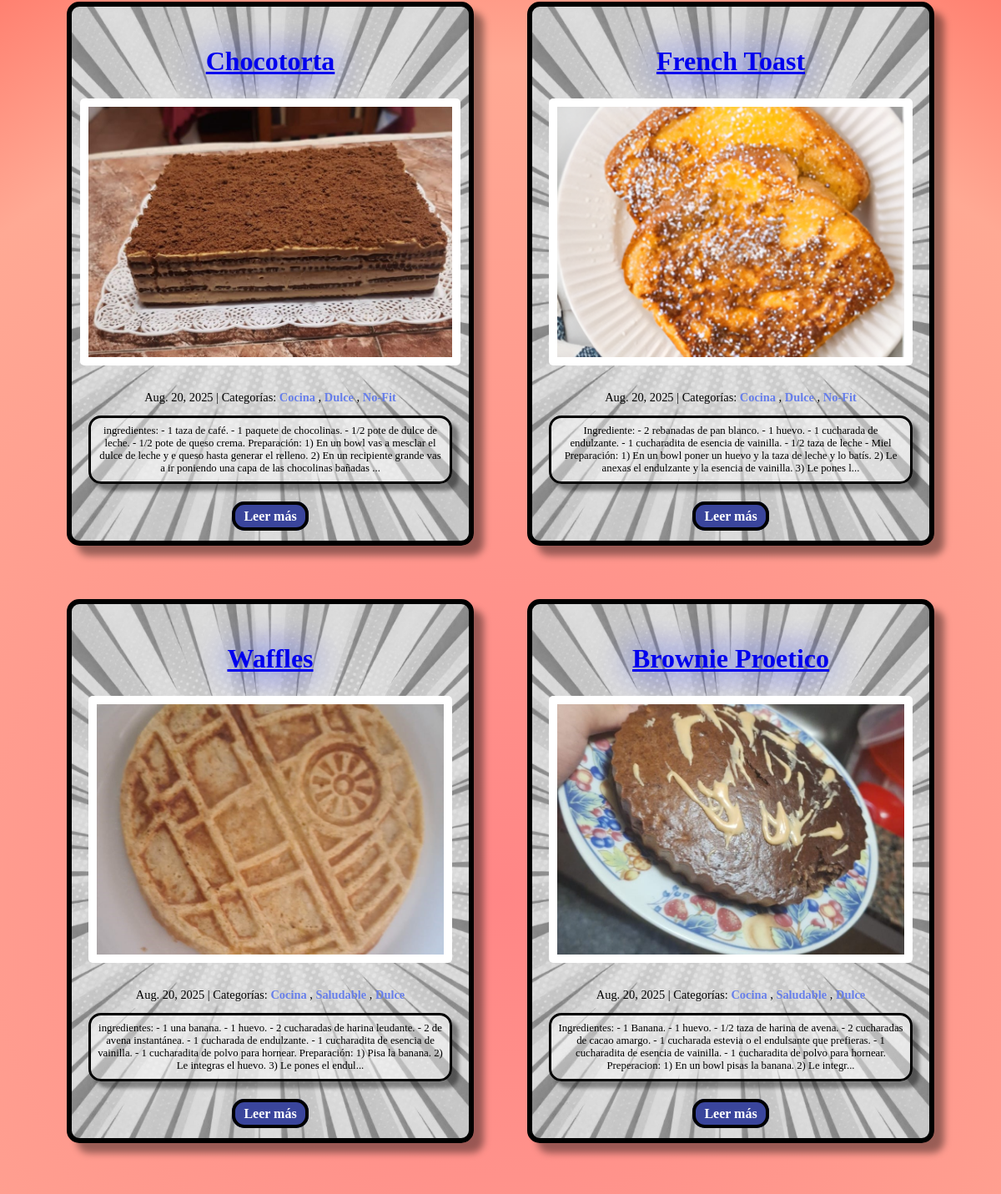
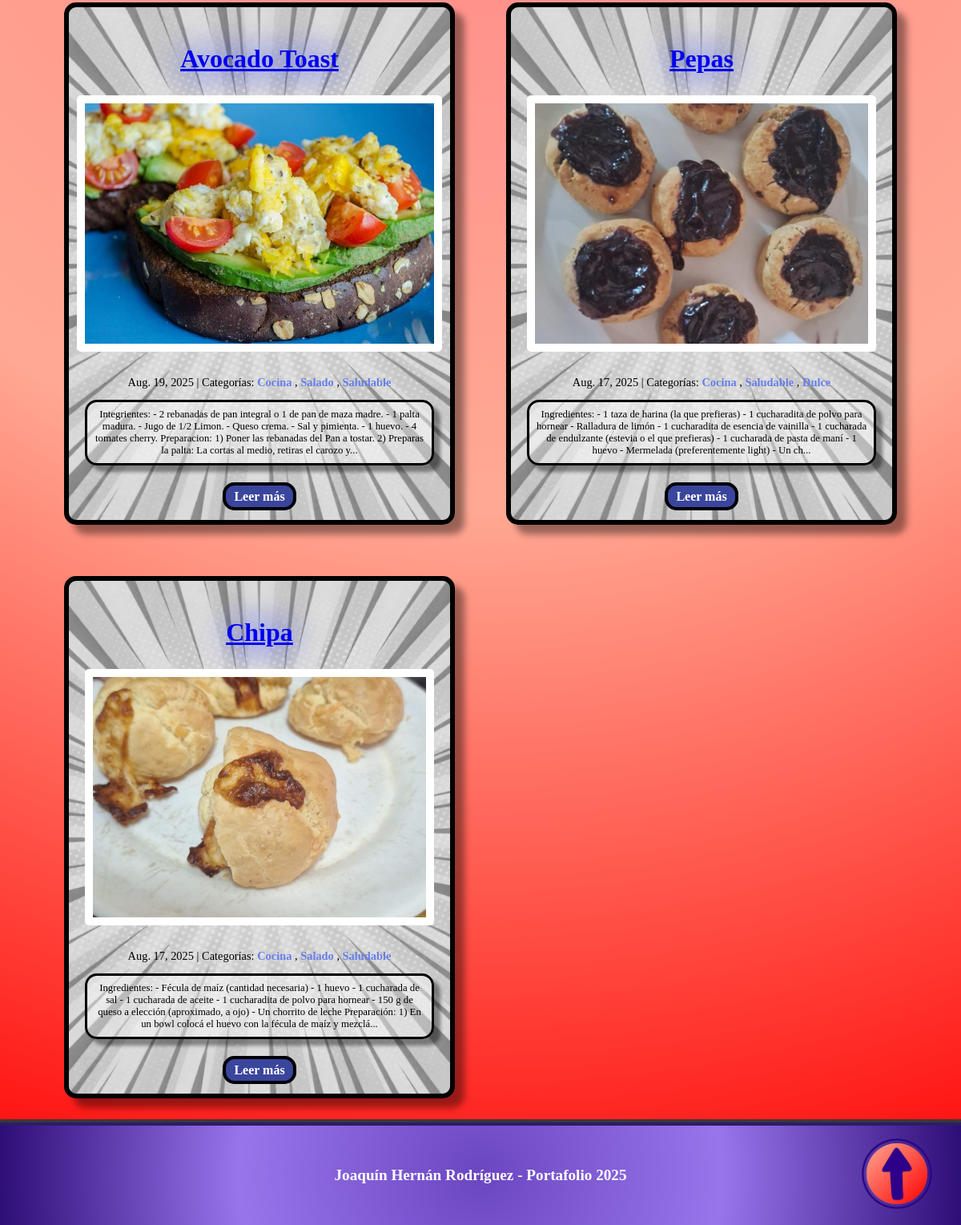
Before: /blog/category/Cocina/ (lower part) with the older database file (2 pictures, top to bottom).
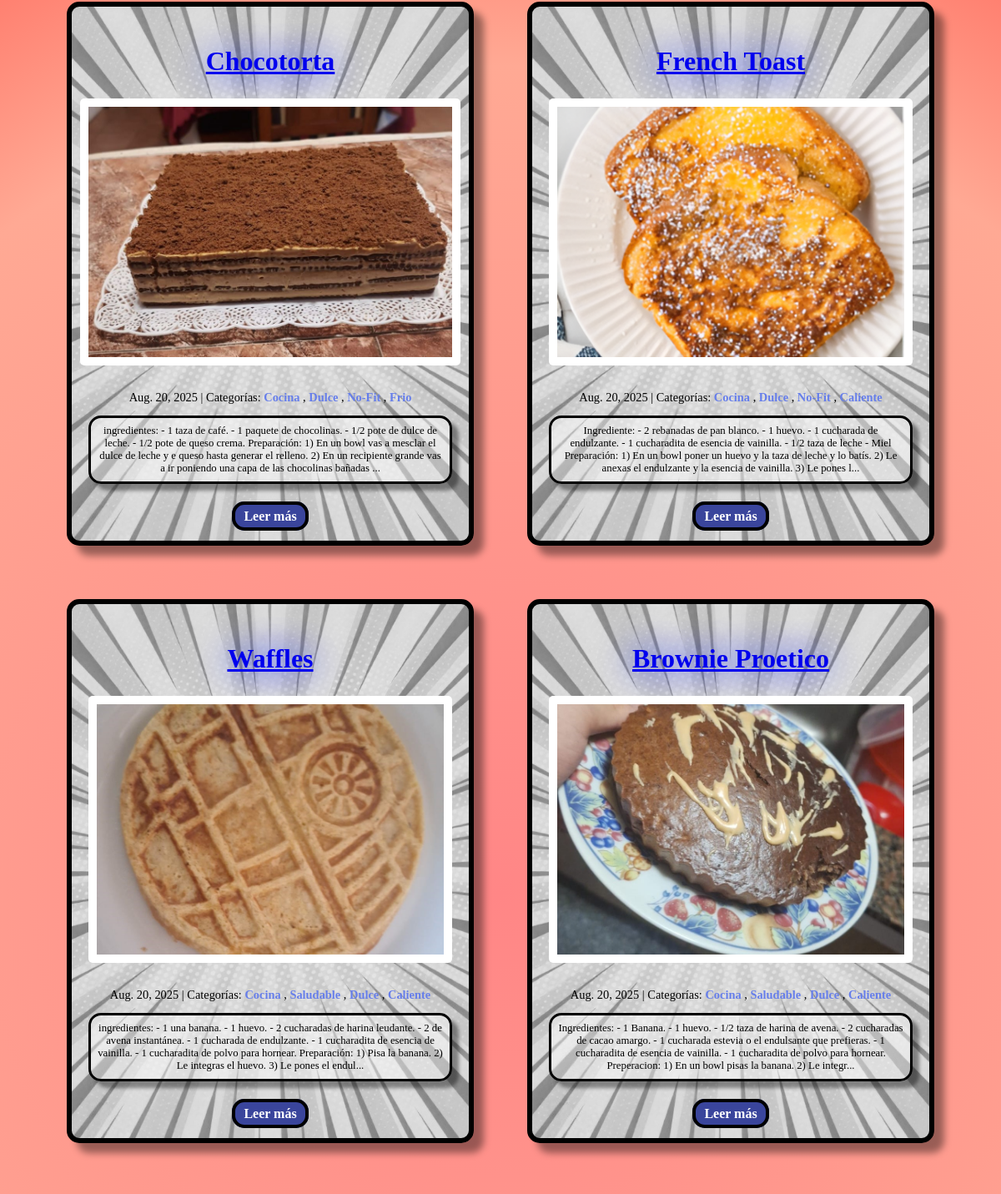
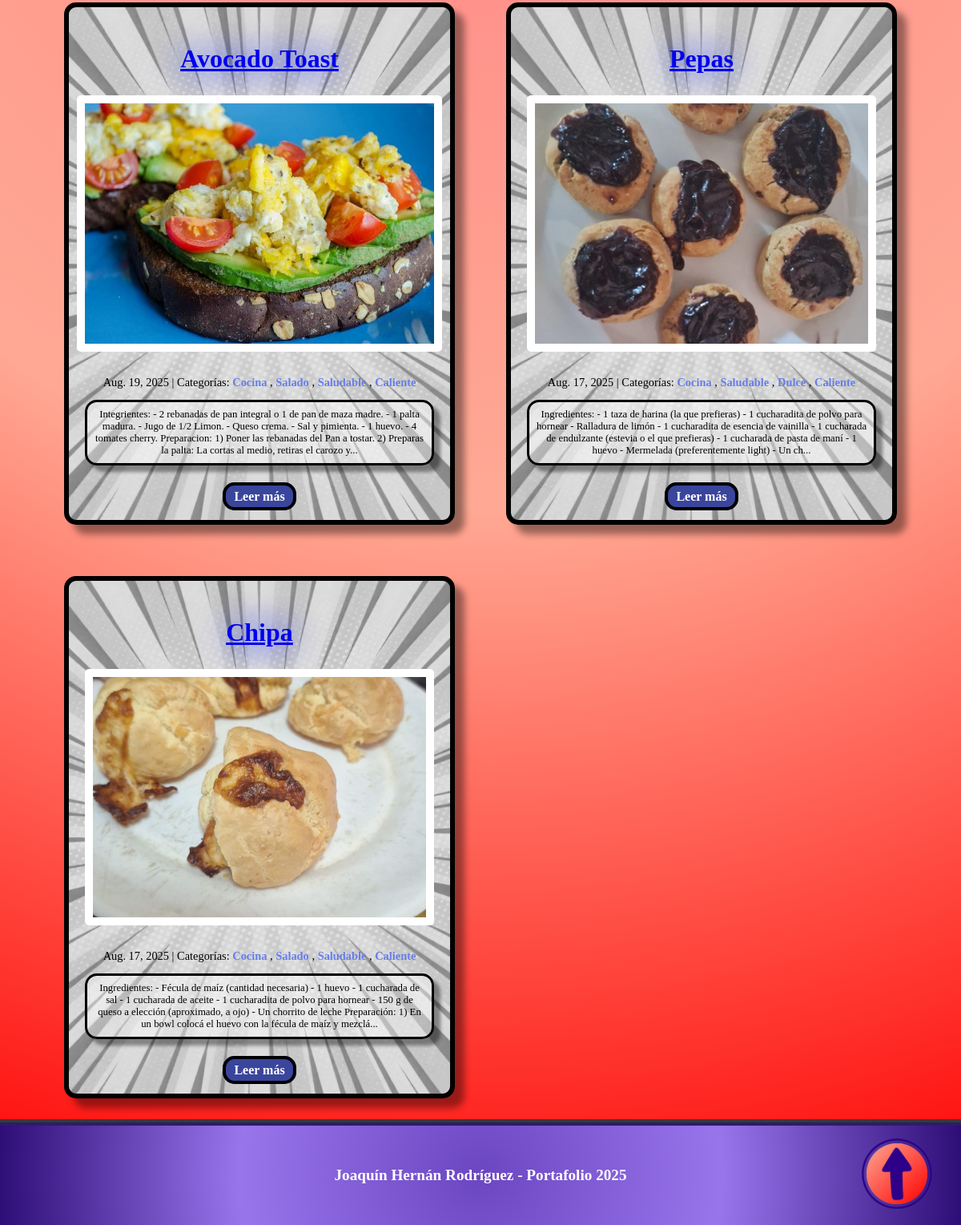
After: the same page with the newer database file (2 pictures, top to bottom).
### blog/models.py (models this page shows, shortened)
class Post(models.Model):
    title = models.CharField(max_length=255)
    body = models.TextField()
    created_on = models.DateTimeField(auto_now_add=True)
    last_modified = models.DateTimeField(auto_now=True)
    categories = models.ManyToManyField("Category", related_name="posts")
    image = models.ImageField(upload_to='blog_images/', blank=True, null=True)

class Category(models.Model):
    name = models.CharField(max_length=30)
    class Meta:
        verbose_name_plural = "categories"

### blog/views.py (the view)
# urls.py: path("category/<category>/", views.blog_category, name="blog_category"),
def blog_category(request, category):
    search_query = request.GET.get('search', '')
    error_message = ''
    if len(search_query) > 100:
        error_message = "Búsqueda no válida: el texto es demasiado largo"
        posts = Post.objects.none()
    else:
        posts = Post.objects.filter(categories__name__icontains=category).order_by("-created_on")
        if search_query:
            posts = posts.filter(
                Q(title__icontains=search_query) |
                Q(body__icontains=search_query) |
                Q(categories__name__icontains=search_query)
            ).distinct()
    context = {
        "category": category,
        "posts": posts,
        "search_query": search_query,
        "error_message": error_message,
    }
    return render(request, "blog/category.html", context)

### templates/blog/category.html (shortened to what this page needs)
{% extends "blog.html" %}
{% load static %}
{% block page_content %}
  <div class="Posteos">
    {% for post in posts %}
      <article class="Tarjeta" style="background-image: url('{% static 'Portafolio/assets/Fondos/Fondo Blanco.png' %}'); background-size: cover; background-position: center;">
        <div class="Contenido">
          <h2 class="titulo-posteo">
            <a href="{% url 'blog:blog_detail' post.pk %}">{{ post.title }}</a>
          </h2>
          {% if post.image %}
            <div class="post-image">
              <img src="{{ post.image.url }}" alt="{{ post.title }}" class="post-thumbnail">
            </div>
          {% endif %}
          <div class="info">
            <span class="post-date">{{ post.created_on.date }}</span>
            <span class="separator">|</span>
            <span class="post-categories">Categorías:
              {% for category in post.categories.all %}
                <a href="{% url 'blog:blog_category' category.name %}" class="categoria">
                  {{ category.name }}
                </a>{% if not forloop.last %}, {% endif %}
              {% endfor %}
            </span>
          </div>
          <div class="informacion-previa">
            <p>{{ post.body | slice:":300" }}{% if post.body|length > 300 %}...{% endif %}</p>
          </div>
          <a href="{% url 'blog:blog_detail' post.pk %}" class="leer-mas">Leer más</a>
        </div>
      </article>
    {% empty %}
      <div class="no-posts" style="background-image: url('{% static 'Portafolio/assets/Fondos/Fondo Blanco.png' %}'); background-size: cover; background-position: center;">
        <h3>No hay posts en esta categoría</h3>
        <p>Pronto habrá contenido en esta categoría.</p>
      </div>
    {% endfor %}
  </div>
{% endblock page_content %}

### templates/blog.html (shortened to what this page needs)
{% extends "base.html" %}
{% load static %}
{% block extra_css %}
    <link rel="stylesheet" href="{% static 'Portafolio/css/blog.css' %}">
{% endblock %}

### templates/base.html (shortened to what this page needs)
{% load static %}
<!DOCTYPE html>
<html lang="es">
<head>
    <link rel="stylesheet" href="{% static 'Portafolio/css/base.css' %}">
    {% block extra_css %}{% endblock %}
</head>
<body>
    <main>
        {% block page_content %}{% endblock %}
    </main>
      <footer class="Footer">
    <div class="footer-content">
      <div class="footer-texto">
        <a href="{% static 'Portafolio/assets/Imagenes/egg.png' %}"></a><p>Joaquín Hernán Rodríguez - Portafolio 2025</p></a>
      </div>
      <div class="boton-subir">
        <a href="#"><img src="{% block footer_button %}{% static 'Portafolio/assets/Logos/Subir.png' %}{% endblock %}" alt="Boton Subir" width="120" height="auto"></a>
      </div>
    </div>
  </footer>
</body>
</html>

### Portafolio/static/Portafolio/css/base.css (style rules this page uses)
html { scroll-behavior: smooth; }
body { margin: 0; padding: 0; height: 100%; transition: background-color 0.3s ease; font-family: 'Baloo 2', cursive; }
h1, h2, h3, .Barra ul li a { font-family: 'Bangers', cursive; }
.Footer { width: 100%; background: radial-gradient(circle, #6b46c1, #9975ec, #2d0d76); border-top: 4px solid #2d1b69; box-shadow: 0 -4px 0 #393939; z-index: 1000; bottom: 0; }
.footer-content { display: flex; justify-content: center; align-items: center; padding: 2rem 8rem; bottom: 0; position: relative; }
.footer-texto { color: white; font-size: 1.2rem; font-weight: 600; margin: 0; }
.boton-subir { position: absolute; right: 20px; }
.boton-subir img { transition: transform 0.3s ease; }

### Portafolio/static/Portafolio/css/blog.css (style rules this page uses)
body { background: radial-gradient(circle,#ff8686, #ffa994, #ff0000); }
.Posteos { padding-left: 5rem; padding-right: 5rem; display: grid; text-align: center; grid-template-columns: repeat(auto-fit, minmax(400px, 1fr)); gap: 4rem; margin-bottom: 30px; margin: 30px auto; max-width: 1200px; }
.Tarjeta { border-radius: 15px; border: 6px solid #000000; box-shadow: 12px 12px 8px rgba(0, 0, 0, 0.4); padding: 20px; transition: all 0.3s ease; }
.Contenido { position: relative; z-index: 1; }
.titulo-posteo { color: #005eff; text-align: center; text-shadow: 0 0 40px #0022ff; font-size: 2rem; }
.info { color: #000000; font-size: 0.9rem; gap: 0.5rem; }
.categoria { font-size: 0.9rem; color: #667eea; text-decoration: none; font-weight: bold; transition: color 0.3s ease; }
.informacion-previa p { font-size: 0.8rem; color: #000000; margin-bottom: 30px; background-color: rgba(255, 255, 255, 0.402); border: 3px solid #000000; box-shadow: 8px 8px 4px rgba(0, 0, 0, 0.4); border-radius: 15px; padding: 0.5rem; }
.leer-mas { font-weight: bold; background-color: #3a459c; border-radius: 15px; border: 4px solid #000; color: white; padding: 5px 10px; text-decoration: none; transition: all 0.3s ease; }
.post-thumbnail { width: 100%; height: 200px; object-fit: cover; border-radius: 10px; margin-bottom: 15px; }
.post-thumbnail { width: 100%; height: 300px; object-fit: cover; border-radius: 5px; margin-bottom: 15px; background: white; padding: 10px 10px 10px 10px; }
.post-image { margin-bottom: 15px; display: flex; justify-content: center; position: relative; }

Changed rows visible on the page:
changed Post "Chocotorta": gains Category (name "Frio")
shown differently, row unchanged: Category "Dulce": now shows ", , ,"
shown differently, row unchanged: Category "No-Fit": now shows ", ,"
changed Post "French Toast": gains Category (name "Caliente")
changed Post "Waffles": gains Category (name "Caliente")
shown differently, row unchanged: Category "Saludable": now shows ", ,"
changed Post "Brownie Proetico": gains Category (name "Caliente")
changed Post "Avocado Toast": gains Category (name "Caliente")
changed Post "Pepas": gains Category (name "Caliente")
changed Post "Chipa": gains Category (name "Caliente")
